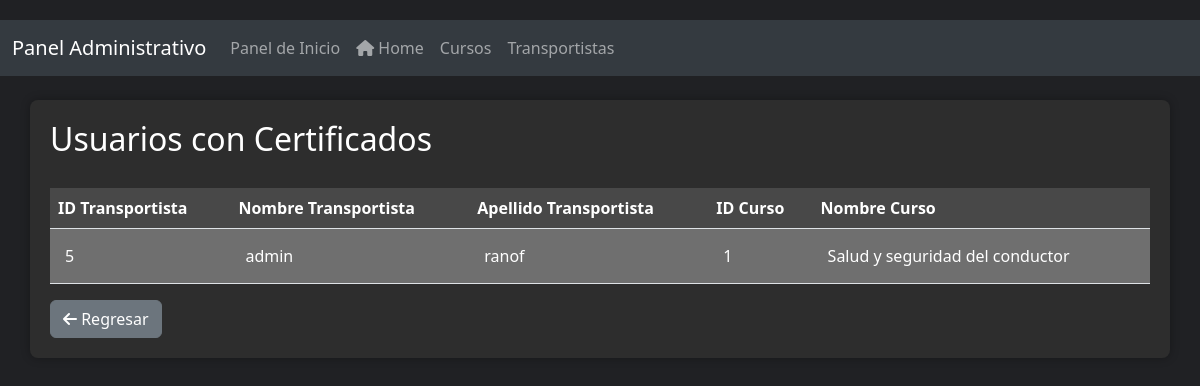
The page /admin/admin_certificados.php (signed in) on the database its author committed.
### tables this page shows
CREATE TABLE `cursos`  (
  `ID` int(11) NOT NULL AUTO_INCREMENT,
  `Nombre` varchar(255) NULL DEFAULT NULL,
  `Descripcion` text NULL,
  `Estado` varchar(50) NULL DEFAULT NULL,
  `FechaActualizacion` timestamp NOT NULL DEFAULT CURRENT_TIMESTAMP ON UPDATE CURRENT_TIMESTAMP,
  `CertificadoRequerido` tinyint(1) NULL DEFAULT NULL,
  `IDAdmin` int(11) NULL DEFAULT NULL,
  `MiniaturaCurso` varchar(255) NULL DEFAULT NULL,
  PRIMARY KEY (`ID`) USING BTREE,
  INDEX `fk_admin`(`IDAdmin`) USING BTREE,
  CONSTRAINT `fk_admin` FOREIGN KEY (`IDAdmin`) REFERENCES `transportistas` (`ID`) ON DELETE RESTRICT ON UPDATE RESTRICT
);

CREATE TABLE `transportistas`  (
  `ID` int(11) NOT NULL AUTO_INCREMENT,
  `NumeroTrabajador` varchar(50) NULL DEFAULT NULL,
  `Nombre` varchar(255) NULL DEFAULT NULL,
  `Apellido` varchar(255) NULL DEFAULT NULL,
  `Contraseña` varchar(255) NULL DEFAULT NULL,
  `Imagen` varchar(255) NULL DEFAULT NULL,
  `CorreoElectronico` varchar(255) NULL DEFAULT NULL,
  `EstaActivo` tinyint(1) NULL DEFAULT NULL,
  `EsAdmin` tinyint(1) NULL DEFAULT 0,
  PRIMARY KEY (`ID`) USING BTREE
);

### admin/admin_certificados.php (the view, shortened to what this page needs)
<?php
require_once '../Conexion/conectar.php';
$query = "SELECT t.ID AS IDTransportista, t.Nombre AS NombreTransportista, t.Apellido AS ApellidoTransportista, c.ID AS IDCurso, c.Nombre AS NombreCurso
          FROM transportistas t
          INNER JOIN certificados cert ON t.ID = cert.IDTransportista
          INNER JOIN cursos c ON cert.IDCurso = c.ID
          ORDER BY t.ID, c.ID";
$result = mysqli_query($cn, $query);
?>
<!DOCTYPE html>
<html lang="es">
<head>
    <link href="https://cdnjs.cloudflare.com/ajax/libs/font-awesome/6.0.0-beta3/css/all.min.css" rel="stylesheet">
    <link href="https://cdn.jsdelivr.net/npm/bootstrap@5.3.0/dist/css/bootstrap.min.css" rel="stylesheet">
</head>
<body>
    <nav class="navbar navbar-expand-lg navbar-dark">
        <div class="container-fluid">
            <a class="navbar-brand" href="#">Panel Administrativo</a>
            <div class="collapse navbar-collapse" id="navbarNav">
                <ul class="navbar-nav">
                    <li class="nav-item">
                        <a class="nav-link" href="../admin.php">Panel de Inicio</a>
                    </li>
                    <li class="nav-item">
                        <a class="nav-link" href="../home.php"><i class="fas fa-home"></i> Home</a>
                    </li>
                    <li class="nav-item">
                        <a class="nav-link" href="admin_cursos.php">Cursos</a>
                    <li class="nav-item">
                        <a class="nav-link" href="admin_transportistas.php">Transportistas</a>
                    </li>
                </ul>
            </div>
        </div>
    </nav>
    <div class="container mt-4">
        <h2 class="table-title">Usuarios con Certificados</h2>
        <?php if (mysqli_num_rows($result) > 0) : ?>
            <table class="table table-striped">
                <thead>
                    <tr>
                        <th>ID Transportista</th>
                        <th>Nombre Transportista</th>
                        <th>Apellido Transportista</th>
                        <th>ID Curso</th>
                        <th>Nombre Curso</th>
                    </tr>
                </thead>
                <tbody>
                    <?php while ($row = mysqli_fetch_assoc($result)) : ?>
                        <tr>
                            <td><?php echo $row['IDTransportista']; ?></td>
                            <td><?php echo $row['NombreTransportista']; ?></td>
                            <td><?php echo $row['ApellidoTransportista']; ?></td>
                            <td><?php echo $row['IDCurso']; ?></td>
                            <td><?php echo $row['NombreCurso']; ?></td>
                        </tr>
                    <?php endwhile; ?>
                </tbody>
            </table>
        <?php else : ?>
            <p>No se encontraron usuarios con certificados.</p>
        <?php endif; ?>
        <a href="../admin.php" class="btn btn-secondary"><i class="fas fa-arrow-left"></i> Regresar</a>
    </div>
</body>
</html>

### admin/admin_certificados.php (style rules this page uses)
body { background-color: #202124; color: #ffffff; padding-top: 20px; padding-bottom: 20px; }
.navbar { background-color: #343a40 !important; }
.container { background-color: #2d2d2d; border-radius: 8px; padding: 20px; box-shadow: 0px 0px 10px rgba(0, 0, 0, 0.3); }
.table { background-color: #373737; color: #ffffff; }
.table th { background-color: #484848; color: #ffffff; }
.table td { padding: 15px; background-color: #757575; color: #ffffff; }
.table thead { background-color: #343a40; }
.table-title { margin-bottom: 30px; }

### rows shown on the page
cursos: IDAdmin.ID "5", IDAdmin.Nombre "admin", IDAdmin.Apellido "ranof", ID "1", Nombre "Salud y seguridad del conductor"
